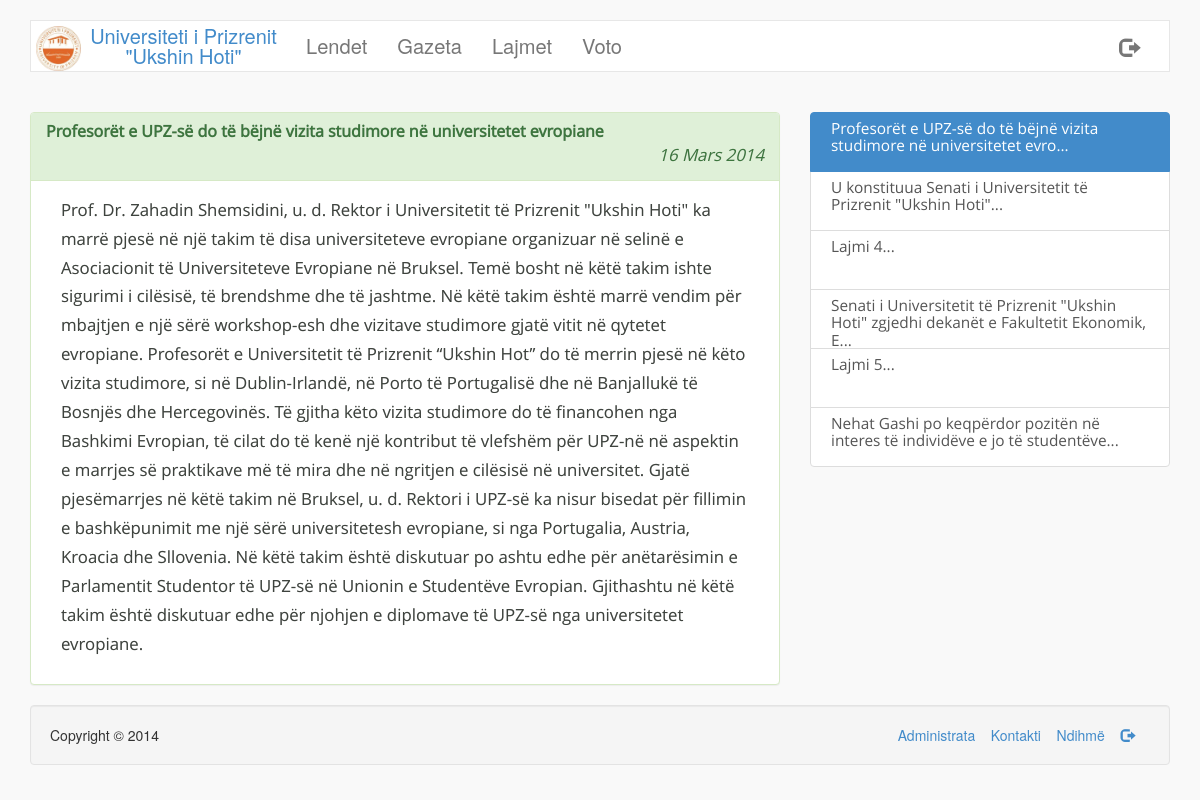
Before: /lajmi.php?id=1 with the older database file.
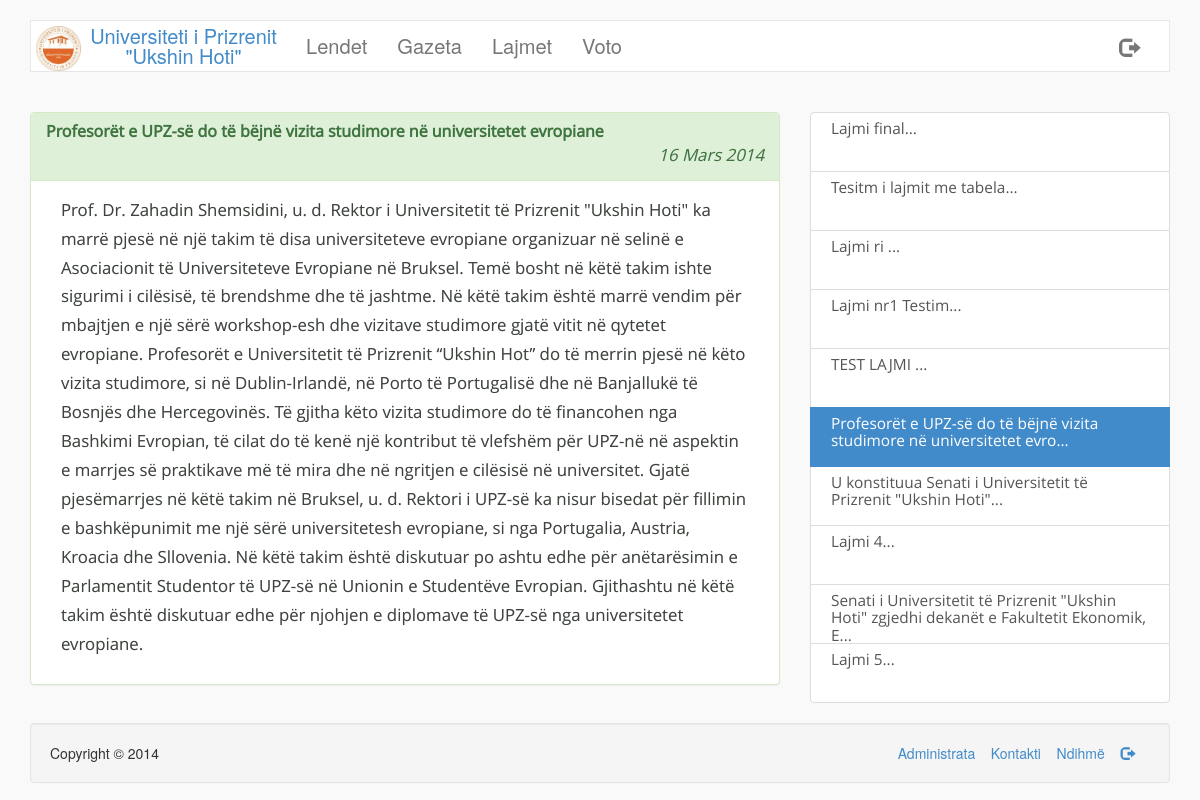
After: the same page with the newer database file.
### tables this page shows
CREATE TABLE IF NOT EXISTS `page_info` (
  `title` varchar(256) NOT NULL,
  `footer` varchar(256) NOT NULL,
  `activated` tinyint(1) NOT NULL,
  `logo` varchar(256) NOT NULL,
  `vleresimi` tinyint(4) NOT NULL
);

CREATE TABLE IF NOT EXISTS `navbar` (
  `ID` int(11) NOT NULL AUTO_INCREMENT,
  `emri` varchar(250) NOT NULL,
  `link` varchar(250) NOT NULL,
  `enabled` tinyint(1) NOT NULL,
  PRIMARY KEY (`ID`)
);

CREATE TABLE IF NOT EXISTS `lajmet` (
  `id` int(11) NOT NULL AUTO_INCREMENT,
  `titulli` varchar(256) NOT NULL,
  `body` text NOT NULL,
  `data` datetime NOT NULL,
  `foto` varchar(256) NOT NULL,
  PRIMARY KEY (`id`)
);

CREATE TABLE IF NOT EXISTS `footer` (
  `1` int(11) NOT NULL AUTO_INCREMENT,
  `emri` varchar(250) NOT NULL,
  `link` varchar(250) NOT NULL,
  `enabled` tinyint(1) NOT NULL,
  PRIMARY KEY (`1`)
);

### classes/lajmi.class.php (called while the page is built, shortened)
<?php
class Lajmi{
	private $id=0;
	private $titulli = "panjohur";
	private $body = "panjohur";
	private $data = "0000-00-00";
	private $foto = "img/fakultet/lajme/default.png";
	function __construct($id){
		global $lidhja;
		$lajmQuery = $lidhja->query("SELECT id,titulli,body,data,foto FROM lajmet WHERE id=$id");
		if($lajmQuery->num_rows == 1){
			$lajmi = $lajmQuery->fetch_assoc();
			$this->id= $lajmi['id'];
			$this->titulli = $lajmi['titulli'];
			$this->body = $lajmi['body'];
			$this->data = $lajmi['data'];
			$this->foto = $lajmi['foto'];
		}
	}
	function getID(){
		return $this->id;
	}
	function getTitulli(){
		return utf8_encode($this->titulli);
	}
	function getBody(){
		return utf8_encode($this->body);
	}
	function getData(){
		return $this->data;
	}
	function getFoto(){
		return $this->foto;
	}
}
?>

### includes/funksionet.php (called while the page is built, shortened)
<?php
	function rregulloDaten($d){
		$viti = date("Y", strtotime($d));
		$muaji = date("m", strtotime($d));
		$dita = date("d", strtotime($d));
		if($muaji == 1){
			$data = $dita . " Janar " . $viti;
		}
		elseif($muaji == 2){
			$data = $dita . " Shkurt " . $viti;
		}
		elseif($muaji == 3){
			$data = $dita . " Mars " . $viti;
		}
		elseif($muaji == 4){
			$data = $dita . " Prill " . $viti;
		}
		elseif($muaji == 5){
			$data = $dita . " Maj " . $viti;
		}
		elseif($muaji == 6){
			$data = $dita . " Qershor " . $viti;
		}
		elseif($muaji == 7){
			$data = $dita . " Korrik " . $viti;
		}
		elseif($muaji == 8){
			$data = $dita . " Gusht " . $viti;
		}
		elseif($muaji == 9){
			$data = $dita . " Shtator " . $viti;
		}
		elseif($muaji == 10){
			$data = $dita . " Tetor " . $viti;
		}
		elseif($muaji == 11){
			$data = $dita . " N&euml;ntor " . $viti;
		}
		elseif($muaji == 12){
			$data = $dita . " Dhjetor " . $viti;
		}
		return $data;
	}
?>

### lajmi.php (the view, shortened to what this page needs)
<?php
	include('includes/config.php');
	if(!empty($_GET['id']) && $_GET['id']>0){
		$id = $lidhja->real_escape_string($_GET['id']);
		$lajmi = new Lajmi($id);
		$page = new Page();
	}
	else{
		header('Location: index.php?faqja=lajmet');
		die();
	}
?>
<!DOCTYPE html>
<html lang="en">
  <head>
    <link href="css/bootstrap.css" rel="stylesheet">
    <link href="css/style.css" rel="stylesheet">
  </head>
  <body>
  <br/>
  <div class="container">
  	<nav class="navbar navbar-default" role="navigation">
	  <div class="container-fluid">
	    <div class="navbar-header">
	      <a class="navbar-brand" href="index.php"><img src="<?php echo $page->getLogo(); ?>"/><?php echo $page->getTitle(); ?></a>
	    </div>
	    <div class="collapse navbar-collapse" id="bs-example-navbar-collapse-1">
	      <ul class="nav navbar-nav">
	     	<?php $page->headerNavbar(); ?>
	      </ul>
		  	<ul class="nav navbar-nav navbar-right">
				<li><a href="logout.php" class="glyphicon glyphicon-log-out"></a></li>
			</ul>
	    </div>
	  </div>
	</nav>
	</div>
    <div class="container">
		<div class="clearfix"></div><br/>
		<div class="row">
			<div class="col-md-8 lajmi">
				<div class="panel panel-success">
					<div class="panel-heading">
						<h3 class="panel-title"><strong><?php echo $lajmi->getTitulli(); ?></strong></h3>
						<p class="text-right" style="margin-bottom:0px;"><em><?php echo rregulloDaten($lajmi->getData()); ?></em></p>
					</div>
					<div class="panel-body">
					<?php
						if($lajmi->getFoto()){
							echo '<div class="col-md-8 col-md-offset-2"><img src="'.$lajmi->getFoto().'" class="img-responsive img-rounded img-thumbnail"/><p><br/></p></div>';
							echo '<div class="col-md-12"><p>'.html_entity_decode($lajmi->getBody()).'</p></div>';
						}
						else{
							echo '<div class="col-md-12"><p>'.html_entity_decode($lajmi->getBody()).'</p></div>';
						}
					?>
					</div>
				</div>
			</div>
			<div class="col-md-4">
				<?php
					$lajmet = $lidhja->query("SELECT id FROM lajmet ORDER BY data DESC LIMIT 10");
					if($lajmet->num_rows){
						echo '<div class="list-group" id="lajmetShtese">';
						foreach($lajmet as $l){
							$lajmi2 = new Lajmi($l['id']);
							if($lajmi->getID() == $lajmi2->getID()){
								echo '<a href="lajmi.php?id='.$lajmi2->getID().'" class="list-group-item active">'.substr($lajmi2->getTitulli(), 0,100).'...</a>';
							}
							else{
								echo '<a href="lajmi.php?id='.$lajmi2->getID().'" class="list-group-item">'.substr($lajmi2->getTitulli(), 0,100).'...</a>';
							}
						}
						echo '</div>';
					}
				?>
			</div>
		</div>
		<div class="well well-md text-left">
			<span><?php echo $page->getFooter(); ?></span>
			<span class="pull-right">
				<?php $page->footerLinks(); ?>
			</span>
		</div>
    </div>
  </body>
</html>

### classes/page.class.php (shortened to what this page needs)
<?php
class Page{
	private $title = "Titulli faqes";
	private $footer = "Copyright 2014";
	private $logoLink = "panjohur";
	function __construct(){
		global $lidhja;
		$pageQuery = $lidhja->query('SELECT title,footer,activated,logo,vleresimi FROM page_info');
		if($pageQuery->num_rows == 1){
			$pageInfo = $pageQuery->fetch_assoc();
		}
		$this->title = $pageInfo['title'];
		$this->footer = $pageInfo['footer'];
		$this->logoLink = $pageInfo['logo'];
	}
	function getTitle(){
		return html_entity_decode($this->title);
	}
	function getLogo(){
		return $this->logoLink;
	}
	function getFooter(){
		return html_entity_decode($this->footer);
	}
	function headerNavbar(){
		global $lidhja;
		$navQuery = $lidhja->query("SELECT * FROM navbar WHERE enabled=1");
		if($navQuery->num_rows > 0){
			foreach($navQuery as $nav){
				echo '<li><a href="'.$nav['link'].'" class="text-primary">'.$nav['emri'].'</a></li>';
			}
		}
		else{
			return FALSE;
		}
	}
	function footerLinks(){
		global $lidhja;
		$footerLinksQuery = $lidhja->query("SELECT * FROM footer WHERE enabled=1");
		if($footerLinksQuery->num_rows > 0){
			foreach ($footerLinksQuery as $foo){
				if("dil" == strtolower($foo['emri'])){
					echo '<a href="'.$foo['link'].'"><span class="glyphicon glyphicon-log-out"></span></a> &nbsp;&nbsp;&nbsp;';
				}
				else{
					echo '<a href="'.$foo['link'].'">'.$foo['emri'].'</a> &nbsp;&nbsp;&nbsp;';
				}
			}
		}
		else{
			echo '';
		}
	}
}
?>

### css/style.css (style rules this page uses)
body { background-color: #f9f9f9; }
.navbar { border-radius: 0; }
.navbar-brand img { max-width: 18%; float:left; }
.navbar-default { background-color: #fff; }
.navbar-nav li > a { text-align: center; font-size: 1.4375em; -webkit-font-smoothing: antialiased; }
.navbar-default .navbar-brand { max-width:260px; color:#428bca; font-size: 20px; margin:0; padding:5px 5px; text-align: center; }
.lajmi { font: 120%/1.725 'Open Sans', sans-serif; color: #3e433e; text-shadow: 0px 0px 0px #C7C7C7; }
#lajmetShtese { color:#3e433e; }
#lajmetShtese .list-group-item { height:60px; padding: 7px 20px; font: 110%/1.125 'Open Sans', sans-serif; }

Changed rows visible on the page:
no longer on this page (row edited): lajmet: titulli "Nehat Gashi po keqpërdor pozitën në interes të individëve e jo të studentëve"
added lajmet: titulli "Lajmi final"
added lajmet: titulli "Tesitm i lajmit me tabela"
added lajmet: titulli "Lajmi ri"
added lajmet: titulli "Lajmi nr1 Testim"
added lajmet: titulli "TEST LAJMI"
